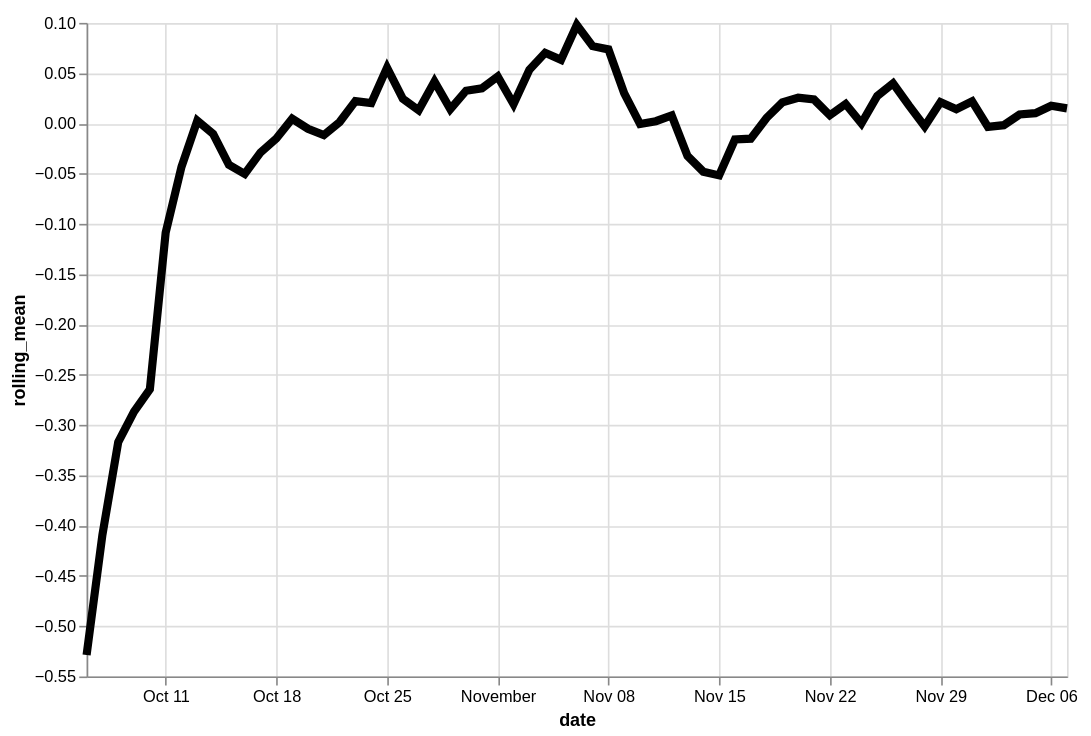

Express this chart as Vega-Lite.
### Vega-Lite specification from a JSON file in a GitHub repository (floating-point values rounded to 4 significant figures)
{"config": {"view": {"continuousWidth": 400, "continuousHeight": 300}}, "data": {"name": "data-682c682e23c746f8656fe9a7248483b0"}, "mark": {"type": "line", "color": "black", "size": 5}, "encoding": {"x": {"type": "temporal", "field": "date"}, "y": {"type": "quantitative", "field": "rolling_mean"}}, "height": 400, "transform": [{"window": [{"op": "mean", "field": "residual", "as": "rolling_mean"}], "frame": [-4, 3]}], "width": 600, "$schema": "https://vega.github.io/schema/vega-lite/v4.8.1.json", "datasets": {"data-682c682e23c746f8656fe9a7248483b0": [{"date": "2020-10-06", "residual": -1.396}, {"date": "2020-10-07", "residual": -0.4436}, {"date": "2020-10-08", "residual": -0.1846}, {"date": "2020-10-09", "residual": -0.09034}, {"date": "2020-10-10", "residual": 0.06935}, {"date": "2020-10-11", "residual": 0.1441}, {"date": "2020-10-12", "residual": -0.1055}, {"date": "2020-10-13", "residual": -0.1083}, {"date": "2020-10-14", "residual": -0.1498}, {"date": "2020-10-15", "residual": 0.07971}, {"date": "2020-10-16", "residual": 0.1823}, {"date": "2020-10-17", "residual": -0.1951}, {"date": "2020-10-18", "residual": -0.1772}, {"date": "2020-10-19", "residual": 0.07192}, {"date": "2020-10-20", "residual": 0.06581}, {"date": "2020-10-21", "residual": 0.002307}, {"date": "2020-10-22", "residual": 0.007563}, {"date": "2020-10-23", "residual": -0.0001935}, {"date": "2020-10-24", "residual": 0.1324}, {"date": "2020-10-25", "residual": -0.09163}, {"date": "2020-10-26", "residual": -0.01046}, {"date": "2020-10-27", "residual": 0.05541}, {"date": "2020-10-28", "residual": 0.3484}, {"date": "2020-10-29", "residual": -0.2458}, {"date": "2020-10-30", "residual": -0.08384}, {"date": "2020-10-31", "residual": 0.2289}, {"date": "2020-11-01", "residual": -0.08735}, {"date": "2020-11-02", "residual": 0.05504}, {"date": "2020-11-03", "residual": 0.008154}, {"date": "2020-11-04", "residual": 0.1492}, {"date": "2020-11-05", "residual": 0.1285}, {"date": "2020-11-06", "residual": 0.02786}, {"date": "2020-11-07", "residual": 0.05132}, {"date": "2020-11-08", "residual": 0.1733}, {"date": "2020-11-09", "residual": 0.1899}, {"date": "2020-11-10", "residual": -0.1137}, {"date": "2020-11-11", "residual": -0.01759}, {"date": "2020-11-12", "residual": -0.2012}, {"date": "2020-11-13", "residual": -0.1149}, {"date": "2020-11-14", "residual": 0.05079}, {"date": "2020-11-15", "residual": 0.09714}, {"date": "2020-11-16", "residual": -0.1489}, {"date": "2020-11-17", "residual": 0.0639}, {"date": "2020-11-18", "residual": -0.1425}, {"date": "2020-11-19", "residual": 0.2678}, {"date": "2020-11-20", "residual": -0.1945}, {"date": "2020-11-21", "residual": 0.05009}, {"date": "2020-11-22", "residual": 0.1747}, {"date": "2020-11-23", "residual": 0.1336}, {"date": "2020-11-24", "residual": -0.1627}, {"date": "2020-11-25", "residual": -0.06167}, {"date": "2020-11-26", "residual": -0.05308}, {"date": "2020-11-27", "residual": 0.1135}, {"date": "2020-11-28", "residual": 0.02317}, {"date": "2020-11-29", "residual": 0.1514}, {"date": "2020-11-30", "residual": -0.0004897}, {"date": "2020-12-01", "residual": -0.0336}, {"date": "2020-12-02", "residual": 0.03024}, {"date": "2020-12-03", "residual": -0.1185}, {"date": "2020-12-04", "residual": 0.01012}, {"date": "2020-12-05", "residual": -0.08939}, {"date": "2020-12-06", "residual": 0.03631}, {"date": "2020-12-07", "residual": 0.2364}]}}
